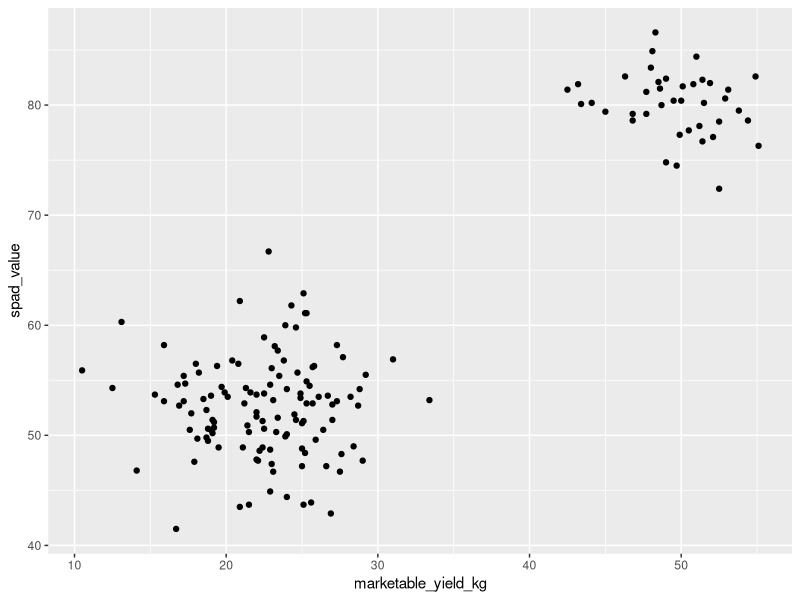
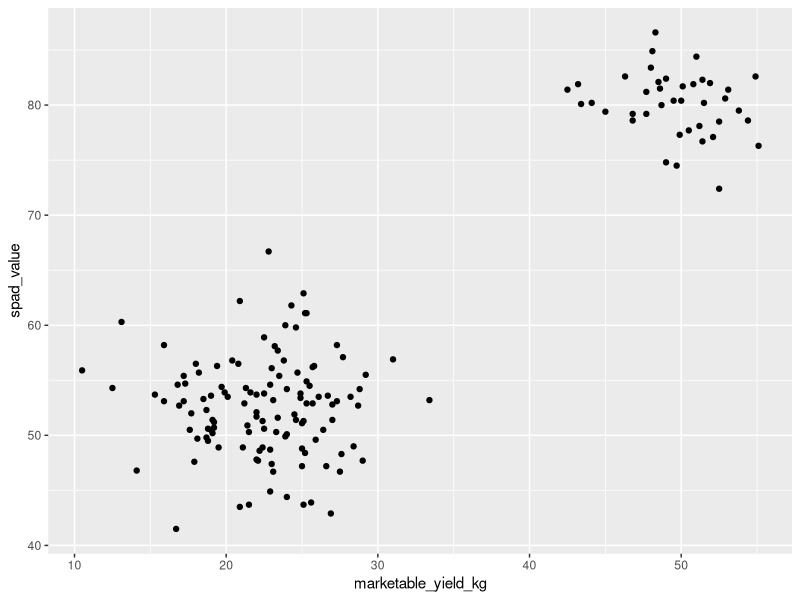
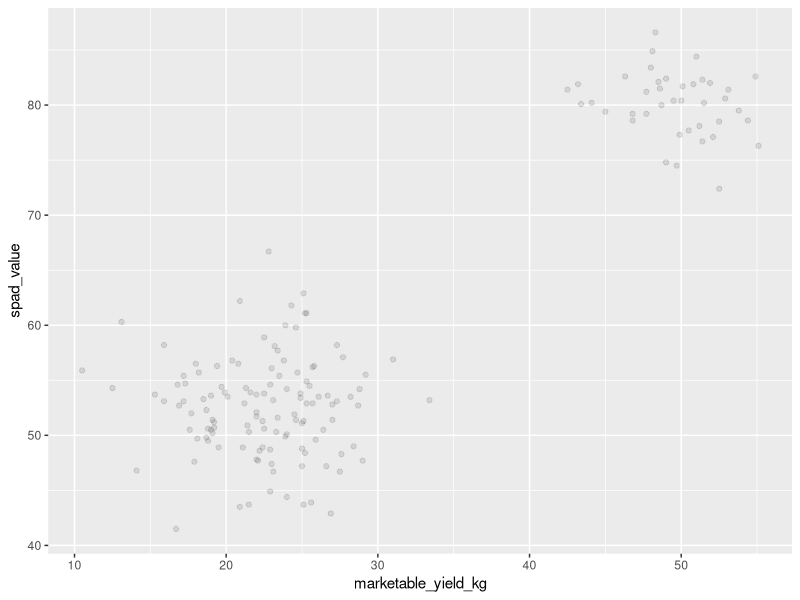
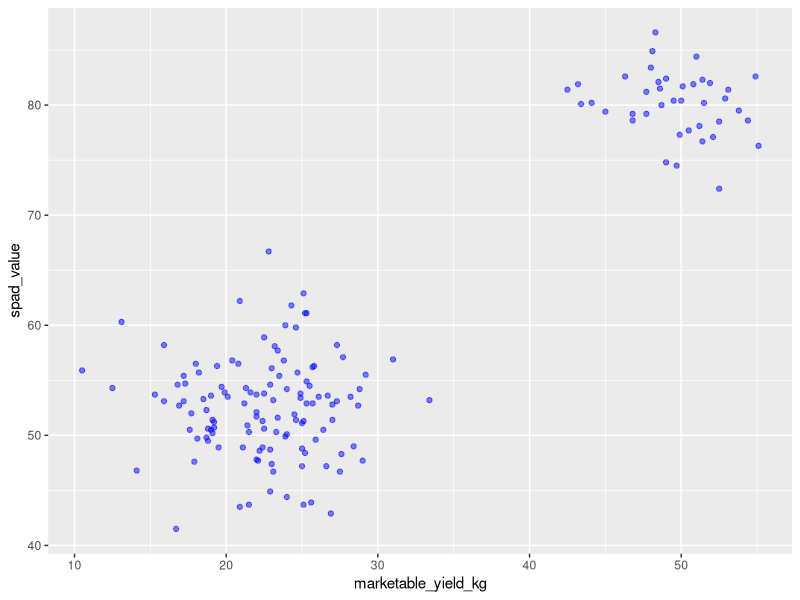
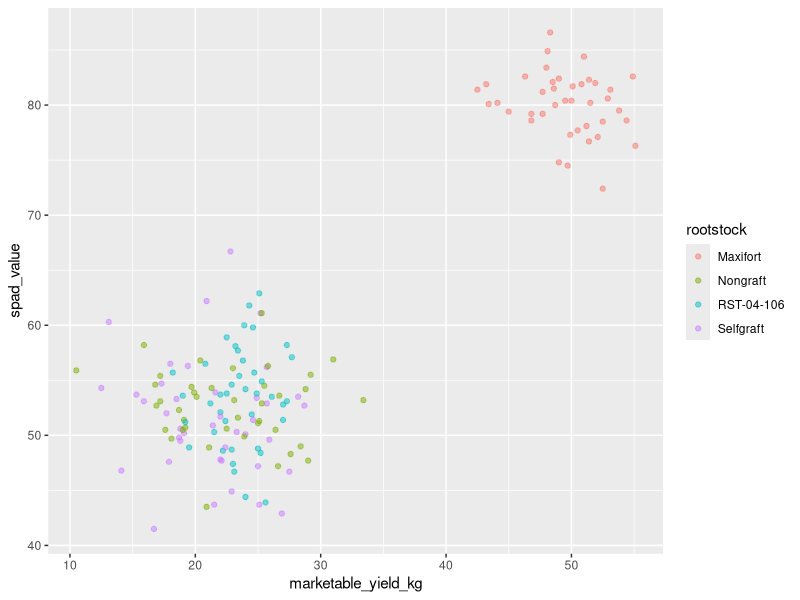
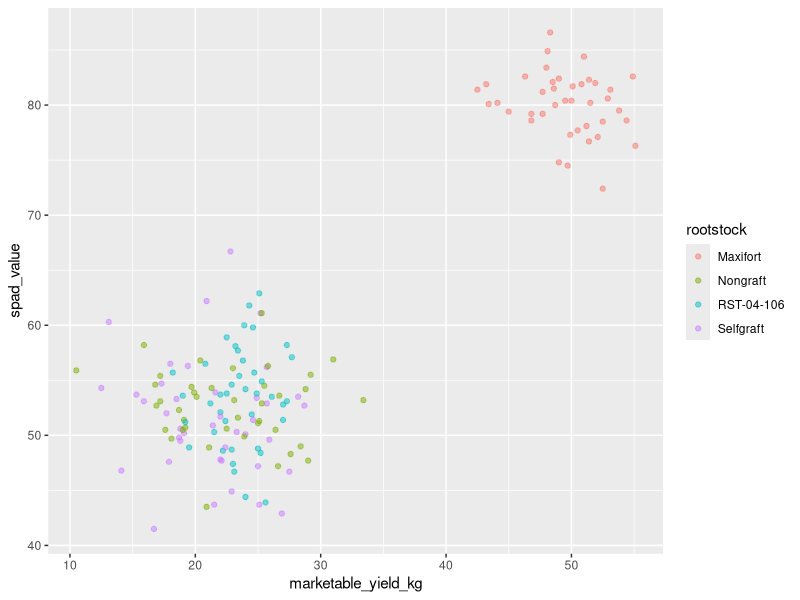
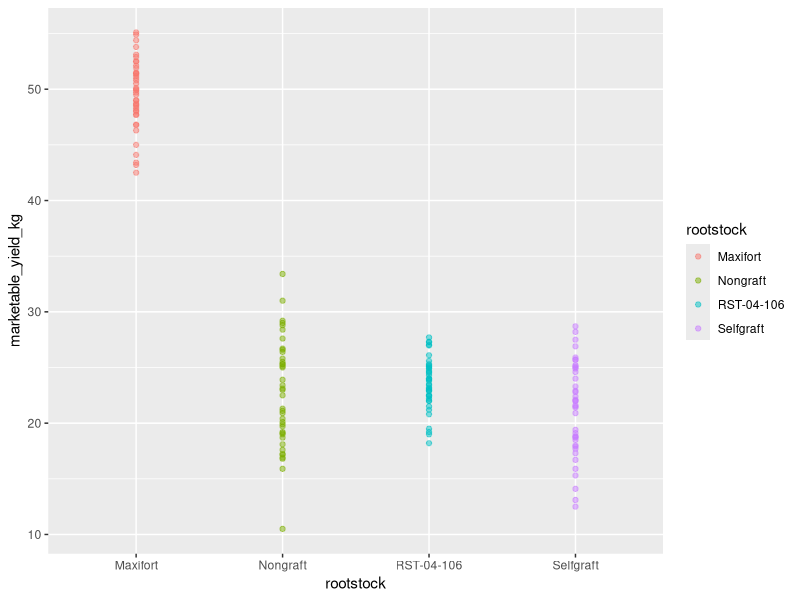
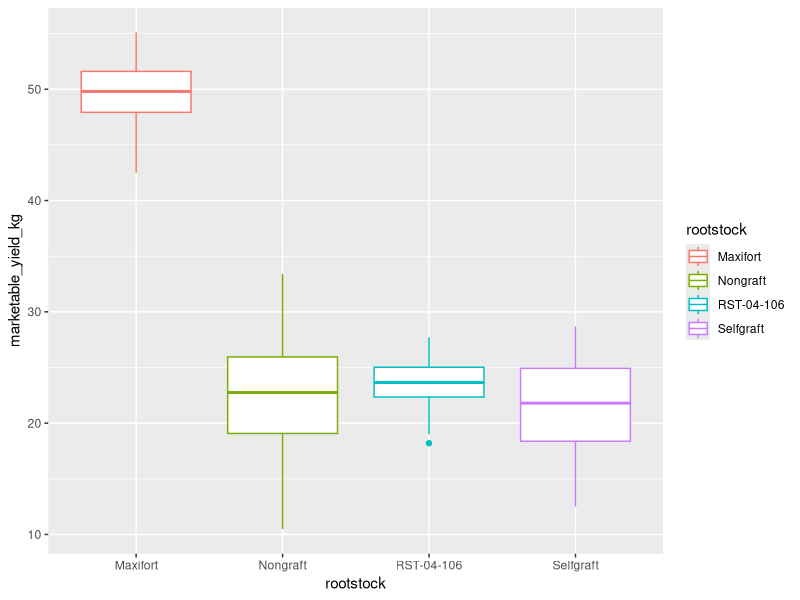

Recreate these plots in R, in order.
## ---- chunk 1
library(tidyverse)
# Yield
yield_df <- read.csv("input_data/tomato_grafting_yield_spad.csv", header = TRUE)

#metadata
meta_df <- read.csv("input_data/tomato_grafting_metadata.csv", header = TRUE)

# merge metadata with yield data
yield_with_meata_df <- merge(yield_df, meta_df, by="plantID")

## ---- chunk 2
library(tidyverse)
## ---- chunk 3
ggplot(data = yield_with_meata_df, mapping = aes(x = marketable_yield_kg, y = spad_value)) +
  geom_point()
## ---- chunk 4
ggplot(data = yield_with_meata_df, mapping = aes(x = marketable_yield_kg, y = spad_value))+
    geom_point()
## ---- chunk 5

ggplot(data = yield_with_meata_df, mapping = aes(x = marketable_yield_kg, y = spad_value))+
    geom_point(alpha = 0.1)
## ---- chunk 6

ggplot(data = yield_with_meata_df, mapping = aes(x = marketable_yield_kg, y = spad_value))+
    geom_point(alpha = 0.5, color = "blue")

## ---- chunk 7

ggplot(data = yield_with_meata_df, mapping = aes(x = marketable_yield_kg, y = spad_value))+
    geom_point(alpha = 0.5, aes(color = rootstock))


## ---- chunk 8

ggplot(data = yield_with_meata_df, mapping = aes(x = marketable_yield_kg, y = spad_value, color = rootstock))+
    geom_point(alpha = 0.5)
## ---- chunk 9
ggplot(data = yield_with_meata_df, mapping = aes(x = rootstock, y = marketable_yield_kg, color = rootstock))+
    geom_point(alpha = 0.5)

## ---- chunk 10


ggplot(data = yield_with_meata_df, mapping = aes(x = rootstock, y = marketable_yield_kg, color = rootstock))+
    geom_boxplot()

## ---- chunk 11

ggplot(data = yield_with_meata_df, mapping = aes(x = rootstock, y = marketable_yield_kg))+
    geom_boxplot(alpha = 0) +
    geom_jitter(alpha = 0.5, color = "tomato") #notice our color needs to be in quotations 

## ---- chunk 12
#1 

ggplot(data = yield_with_meata_df, mapping = aes(x = rootstock, y = marketable_yield_kg))+
    geom_jitter(alpha = 0.5, color = "tomato") +
    geom_violin(alpha = 0)


# 2
ggplot(data = yield_with_meata_df, mapping = aes(x = rootstock, y = marketable_yield_kg))+
    geom_jitter(alpha = 0.5, color = "tomato") +
    geom_violin(alpha = 0) + 
    scale_y_log10()

#3

yield_with_meata_df %>% 
  filter(rootstock=="Nongraft" | rootstock=="Maxifort") %>%
  ggplot(mapping = aes(x = rootstock, y = marketable_yield_kg))+
    geom_jitter(alpha = 0.3, aes(color = plantID)) +
   geom_boxplot()


   
## ---- chunk 13


yield_with_meata_df %>% 
  ggplot(data = yield_with_meata_df, mapping = aes(x = rootstock, y = marketable_yield_kg, color = rootstock)) +
    geom_jitter(alpha = 0.3) +
    geom_boxplot()+
  facet_wrap(~ sampling_date)


## ---- chunk 14

yield_with_meata_df %>% 
  ggplot(data = yield_with_meata_df, mapping = aes(x = rootstock, y = marketable_yield_kg, color = rootstock)) +
    geom_jitter(alpha = 0.3) +
    geom_boxplot()+
  facet_wrap(~ sampling_date)+
   theme_bw() +
     theme(panel.grid = element_blank())

## ---- chunk 15
# change the date so that they are in the same foramt
yield_with_meta_date_fix_df <- yield_with_meata_df %>%
  mutate(date_column = ifelse(sampling_date=="july-15-2018", "07/15/2018","06/15/2018"))

##
yield_with_meta_date_fix_df %>%
  ggplot(mapping = aes(x = rootstock, y = marketable_yield_kg)) +
    geom_jitter(alpha = 0.5) +
    geom_boxplot()+
  facet_wrap(~ date_column)+
   theme_classic() +
     theme(panel.grid = element_blank())

###

## change the order of the rootstocsk. We want Nongraft, Selfgraft, RST-04-106, and Maxifort
yield_with_meta_date_fix_df$rootstock <- factor(yield_with_meta_date_fix_df$rootstock, levels = c("Nongraft", "Selfgraft","RST-04-106", "Maxifort"))

yield_with_meta_date_fix_df %>%
  ggplot(mapping = aes(x = rootstock, y = marketable_yield_kg)) +
    geom_jitter(alpha = 0.5) +
    geom_boxplot()+
  facet_wrap(~ date_column)+
   theme_classic() +
     theme(panel.grid = element_blank())


## Chnage the Y axis and X axis label

yield_with_meta_date_fix_df %>%
  ggplot(mapping = aes(x = rootstock, y = marketable_yield_kg)) +
    geom_jitter(alpha = 0.5) +
    geom_boxplot()+
  facet_wrap(~ date_column)+
  labs(x="Rootstocks", y="Marketable Yield (Kg)")+
   theme_classic() +
     theme(panel.grid = element_blank())

## line thinkness
yield_with_meta_date_fix_df %>%
  ggplot(mapping = aes(x = rootstock, y = marketable_yield_kg)) +
    geom_jitter(alpha = 0.5) +
    geom_boxplot()+
  facet_wrap(~ date_column)+
  labs(x="Rootstocks", y="Marketable Yield (Kg)")+
   theme_classic() +
     theme(panel.grid = element_blank(),
           axis.line = element_line(linewidth = 1))

## 
gg_marketable_yiled_by_rootstocks_sdate <- yield_with_meta_date_fix_df %>%
  ggplot(mapping = aes(x = rootstock, y = marketable_yield_kg)) +
    geom_jitter(alpha = 0.8) +
    geom_boxplot()+
  facet_wrap(~ date_column)+
  labs(x="Rootstocks", y="Marketable Yield (Kg)")+
   theme_classic() +
     theme(panel.grid = element_blank(),
           axis.line = element_line(linewidth = 1),
           axis.title = element_text(size = 20, face = "bold"),
           axis.text.x = element_text(size = 14, angle = 45, vjust = 1, hjust = 1),
           axis.text.y = element_text(size = 14))+
  theme(panel.grid.major = element_blank(),
        panel.grid.minor = element_blank(),
        strip.background = element_blank(),
        panel.border = element_blank(),
        strip.text = element_text(size = 20))

gg_marketable_yiled_by_rootstocks_sdate
## save the plot in pdf
ggsave("output/figures/gg_marketable_yiled_by_rootstocks_sdate.pdf", gg_marketable_yiled_by_rootstocks_sdate, height = 5, width = 5 )



## ---- chunk 16

#create a new dataframe 
average_market_yiled_by_rootstocsk <- yield_with_meta_date_fix_df %>%
                 group_by(rootstock) %>%
                 summarize(avg_weight = mean(marketable_yield_kg))

ggplot(data = average_market_yiled_by_rootstocsk, mapping = aes(x=rootstock, y=avg_weight)) +
   geom_col() +
   labs(x="Rootstocks", y="Marketable Yield (Mean)", title = "this is a barplot")+
   theme_classic()

